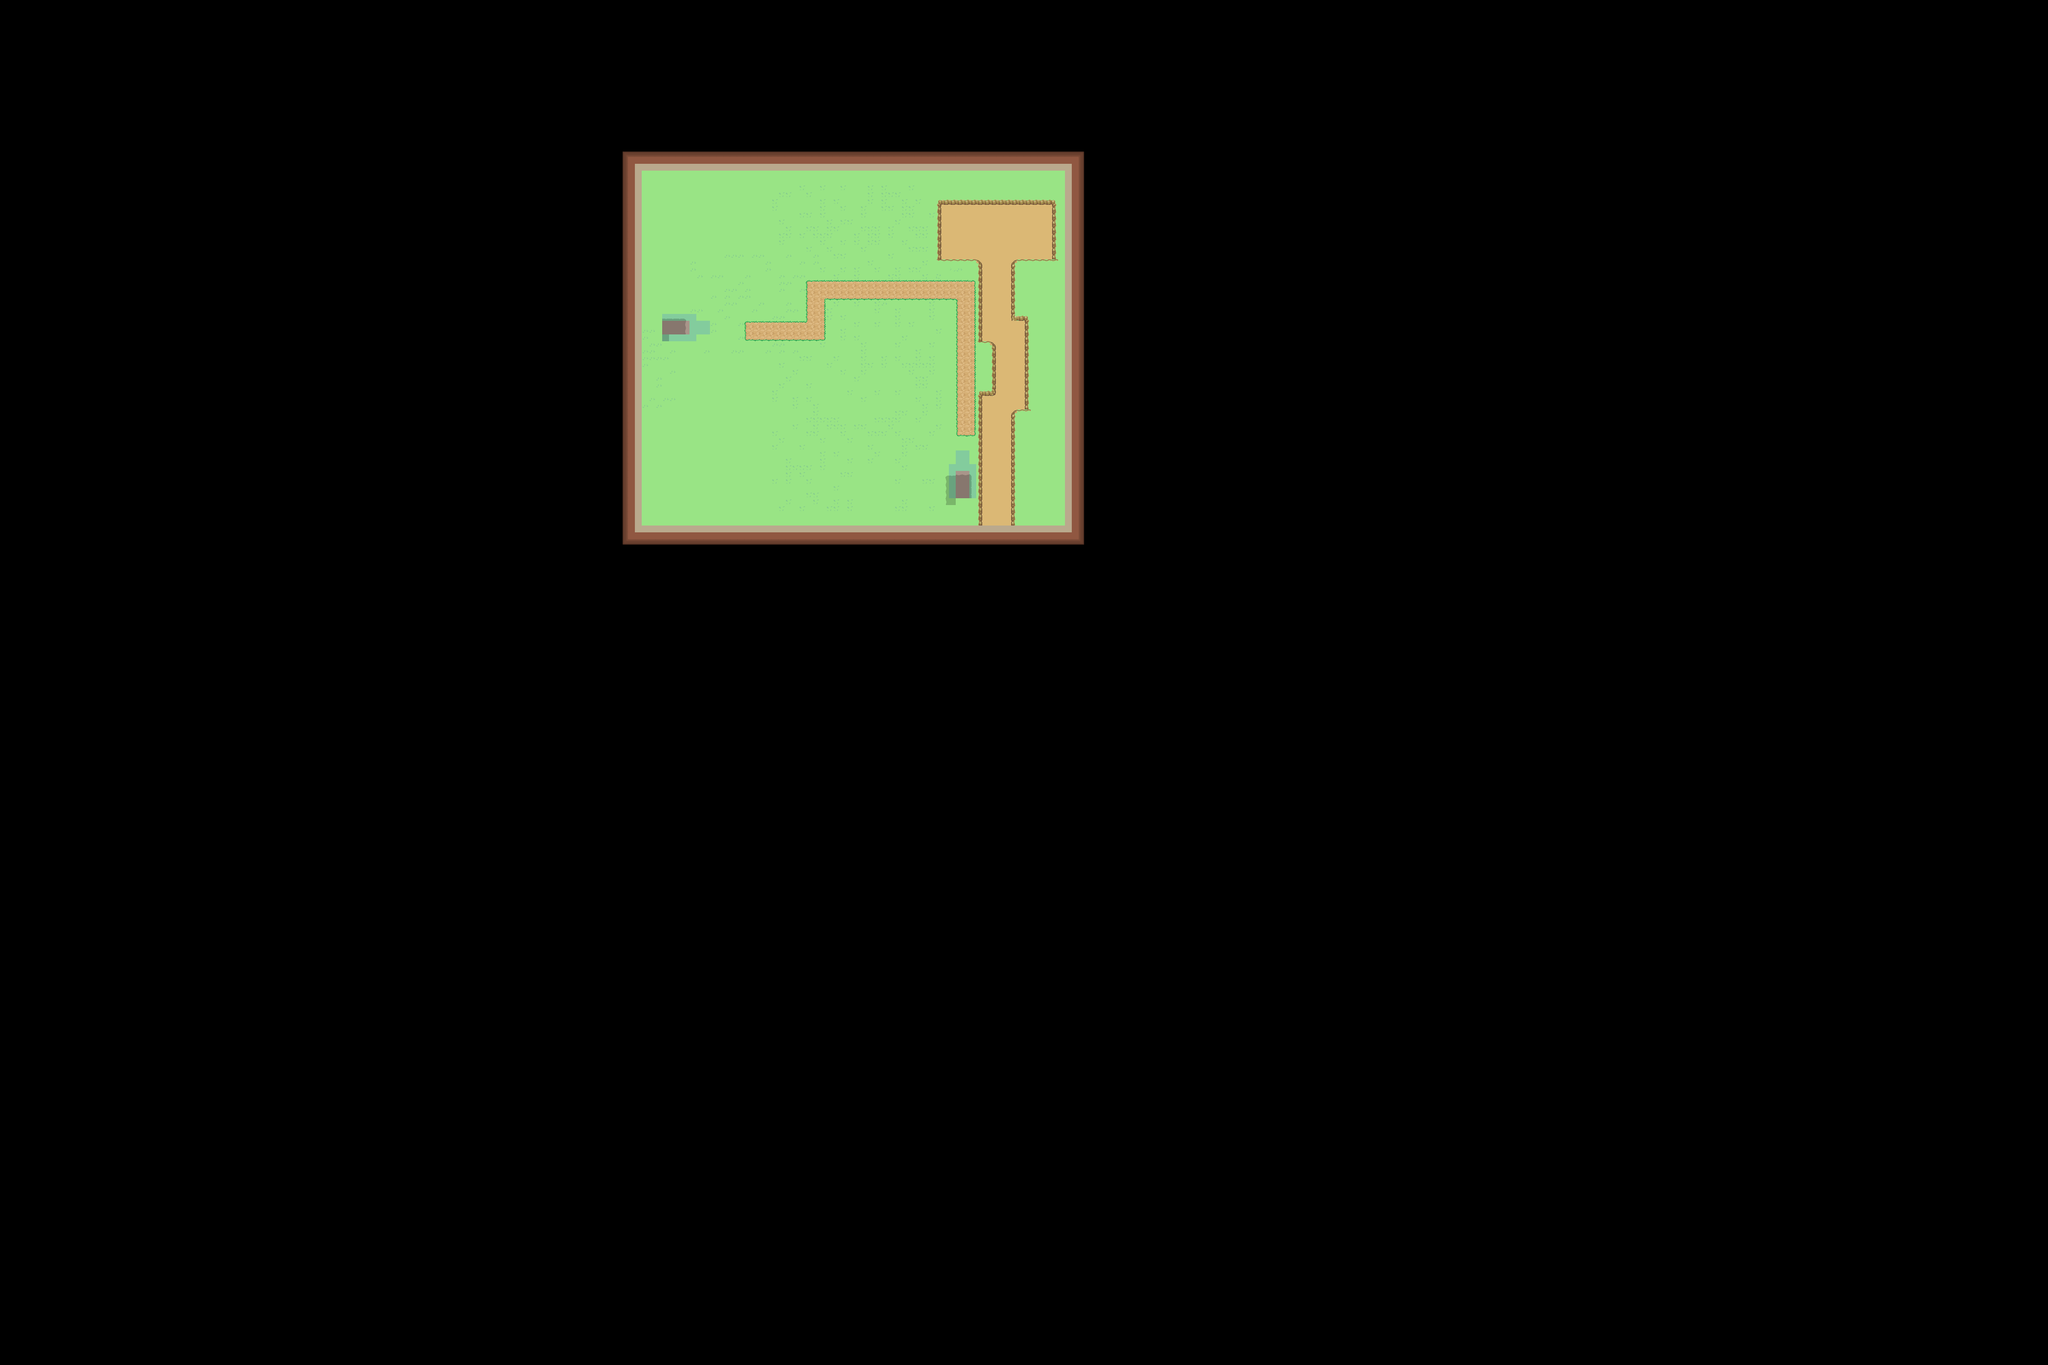

This is a level from a 2D game, rendered from its Tiled map with the project's own tilesets. A one-line summary and the map file follow, with tile-layer data summarised:
An orthogonal 300x200 tile map with 16x16 px tiles, 7 tile layers (Groud, Flower, Ground fix, Shadow, ...), 9 tilesets and 132 objects.

<map version="1.10" tiledversion="1.10.2" orientation="orthogonal" renderorder="right-down" width="300" height="200" tilewidth="16" tileheight="16" infinite="0" nextlayerid="11" nextobjectid="195">
 <tileset firstgid="1" source="../Tilesets/Tileset_Ground.tsx" />
 <tileset firstgid="2521" source="../Tilesets/Tileset_Shadow.tsx" />
 <tileset firstgid="2581" source="../Tilesets/Tileset_Road.tsx" />
 <tileset firstgid="3589" source="../Tilesets/Tileset_Ground(Free).tsx" />
 <tileset firstgid="5935" source="../Tilesets/Tileset_RockSlopes.tsx" />
 <tileset firstgid="6243" source="../Tilesets/Object_Tree_With_Large_Colliders.tsx" />
 <tileset firstgid="6248" source="../Tilesets/Objects_Trees_New.tsx" />
 <tileset firstgid="6286" source="../Tilesets/Objects_Tree_Without_Colliders.tsx" />
 <tileset firstgid="6291" source="../Tilesets/Painting.tsx" />
 <layer id="1" name="Groud" width="300" height="200">
  <properties>
   <property name="unity:sortingLayer" value="Ground" />
  </properties>
  <data>[60000 cells, 60000 non-empty, 16 distinct tile ids]</data>
 </layer>
 <layer id="2" name="Flower" width="300" height="200">
  <properties>
   <property name="unity:sortingLayer" value="Ground" />
  </properties>
  <data>[60000 cells, 0 non-empty, 0 distinct tile ids]</data>
 </layer>
 <layer id="3" name="Ground fix" width="300" height="200">
  <properties>
   <property name="unity:sortingLayer" value="Ground" />
  </properties>
  <data>[60000 cells, 48 non-empty, 2 distinct tile ids]</data>
 </layer>
 <layer id="5" name="Shadow" width="300" height="200">
  <properties>
   <property name="unity:sortingLayer" value="" />
  </properties>
  <data>[60000 cells, 35 non-empty, 4 distinct tile ids]</data>
 </layer>
 <layer id="6" name="Road" width="300" height="200">
  <properties>
   <property name="unity:sortingLayer" value="Roads" />
  </properties>
  <data>[60000 cells, 180 non-empty, 12 distinct tile ids]</data>
 </layer>
 <objectgroup id="10" name="Small nature">
  <object id="157" gid="6283" x="2295.5" y="827.5" width="16" height="16" />
  <object id="158" gid="6283" x="2179.5" y="571.5" width="16" height="16" />
  <object id="163" gid="6283" x="1784" y="938.667" width="16" height="16" />
  <object id="165" gid="6283" x="2376.5" y="1043.5" width="16" height="16" />
  <object id="166" gid="6283" x="2381.5" y="1121" width="16" height="16" />
  <object id="176" gid="6283" x="2302" y="912" width="16" height="16" />
  <object id="177" gid="6283" x="2410" y="803" width="16" height="16" />
  <object id="178" gid="6283" x="2449.5" y="633.5" width="16" height="16" />
  <object id="179" gid="6283" x="2425.5" y="731.5" width="16" height="16" />
  <object id="180" gid="6283" x="1938.5" y="723" width="16" height="16" />
  <object id="181" gid="6283" x="1868.5" y="724" width="16" height="16" />
  <object id="183" gid="6283" x="1854.5" y="750" width="16" height="16" />
  <object id="184" gid="6283" x="1826.5" y="838.5" width="16" height="16" />
  <object id="186" gid="6283" x="1678.5" y="769.5" width="16" height="16" />
  <object id="187" gid="6283" x="1713" y="795.5" width="16" height="16" />
  <object id="188" gid="6283" x="2087.5" y="793" width="16" height="16" />
  <object id="189" gid="6283" x="2069.5" y="650" width="16" height="16" />
 </objectgroup>
 <layer id="7" name="Rock Slopes old" width="300" height="200">
  <properties>
   <property name="unity:sortingLayer" value="Slopes" />
  </properties>
  <data>[60000 cells, 138 non-empty, 11 distinct tile ids]</data>
 </layer>
 <objectgroup id="8" name="Objects">
  <properties>
   <property name="unity:sortingLayerName" value="Objects" />
  </properties>
  <object id="1" gid="6243" x="1525" y="735" width="80" height="90" />
  <object id="2" gid="6243" x="1592.5" y="730" width="80" height="90" />
  <object id="3" gid="6243" x="1496.5" y="794" width="80" height="90" />
  <object id="6" gid="6247" x="1616.83" y="886.833" width="79" height="90" />
  <object id="7" gid="6249" x="2244.33" y="647.333" width="32" height="32" />
  <object id="8" gid="6244" x="1694.17" y="886.667" width="80" height="90" />
  <object id="9" gid="6243" x="1658.25" y="733.75" width="80" height="90" />
  <object id="10" gid="6243" x="1717" y="748" width="80" height="90" />
  <object id="11" gid="6244" x="1780.5" y="751.5" width="80" height="90" />
  <object id="12" gid="6245" x="1811" y="708" width="86" height="97" />
  <object id="14" gid="6245" x="1929.17" y="660.167" width="86" height="97" />
  <object id="15" gid="6247" x="2001.33" y="657.833" width="79" height="90" />
  <object id="16" gid="6244" x="2073.17" y="657.833" width="80" height="90" />
  <object id="18" gid="6243" x="2140.67" y="655.833" width="80" height="90" />
  <object id="19" gid="6244" x="1873.5" y="657" width="80" height="90" />
  <object id="20" gid="6243" x="1756.5" y="889" width="80" height="90" />
  <object id="21" gid="6244" x="1831" y="884.5" width="80" height="90" />
  <object id="22" gid="6247" x="1898" y="884.5" width="79" height="90" />
  <object id="23" gid="6243" x="1933.5" y="823.5" width="80" height="90" />
  <object id="24" gid="6243" x="1973" y="791" width="80" height="90" />
  <object id="25" gid="6244" x="2032" y="786.5" width="80" height="90" />
  <object id="26" gid="6244" x="2093.5" y="785" width="80" height="90" />
  <object id="27" gid="6244" x="2159.5" y="789.5" width="80" height="90" />
  <object id="28" gid="6244" x="2167" y="852" width="80" height="90" />
  <object id="29" gid="6243" x="2170" y="929" width="80" height="90" />
  <object id="30" gid="6243" x="2169" y="1005" width="80" height="90" />
  <object id="31" gid="6245" x="2146" y="1067" width="86" height="97" />
  <object id="32" gid="6246" x="2154" y="1126" width="79" height="90" />
  <object id="33" gid="6245" x="2146.5" y="1188" width="86" height="97" />
  <object id="34" gid="6246" x="2157" y="1241" width="79" height="90" />
  <object id="35" gid="6247" x="2221" y="1247" width="79" height="90" />
  <object id="36" gid="6286" x="1590.67" y="951.667" width="80" height="90" />
  <object id="37" gid="6286" x="1643.67" y="953.333" width="80" height="90" />
  <object id="38" gid="6287" x="1719" y="951" width="80" height="90" />
  <object id="39" gid="6288" x="1511" y="957" width="86" height="97" />
  <object id="40" gid="6288" x="1563" y="1019" width="86" height="97" />
  <object id="41" gid="6288" x="1639" y="1015" width="86" height="97" />
  <object id="42" gid="6288" x="1719" y="1027" width="86" height="97" />
  <object id="43" gid="6286" x="1612.17" y="617.834" width="80" height="90" />
  <object id="44" gid="6286" x="1687.17" y="621.5" width="80" height="90" />
  <object id="45" gid="6287" x="1759.5" y="621.167" width="80" height="90" />
  <object id="46" gid="6288" x="1518.5" y="671.167" width="86" height="97" />
  <object id="47" gid="6288" x="1584.5" y="685.167" width="86" height="97" />
  <object id="48" gid="6288" x="1660.5" y="681.167" width="86" height="97" />
  <object id="49" gid="6288" x="1740.5" y="693.167" width="86" height="97" />
  <object id="51" gid="6287" x="1469.5" y="651.5" width="80" height="90" />
  <object id="53" gid="6288" x="1463.5" y="738.5" width="86" height="97" />
  <object id="54" gid="6287" x="1792" y="940" width="80" height="90" />
  <object id="55" gid="6286" x="1876" y="933" width="80" height="90" />
  <object id="56" gid="6288" x="2000.33" y="861" width="86" height="97" />
  <object id="59" gid="6288" x="1951" y="909" width="86" height="97" />
  </objectgroup>
 <layer id="9" name="Edge" width="300" height="200">
  <data>[60000 cells, 720 non-empty, 10 distinct tile ids]</data>
 </layer>
</map>
<!-- 64 of 132 objects omitted -->
